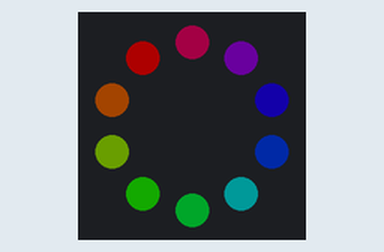
Simulated run of this program. Board: Circuit Playground running CircuitPython. Shown: the board's ring of 10 RGB LEDs (number 0 left of the top, counting anticlockwise). Dim RGB values are drawn brighter than linear.

Above: at 0.05 s.
At 5.6 s:
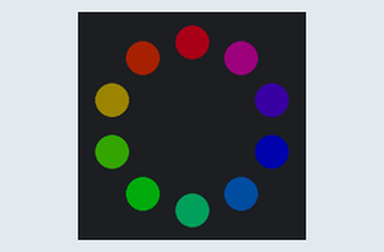
At 10.02 s:
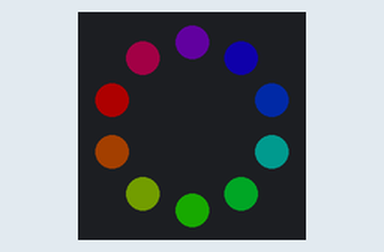
At 19.99 s:
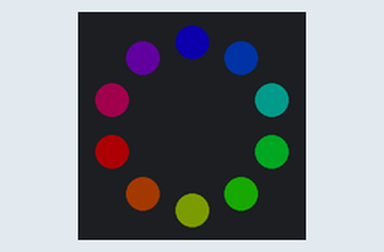
At 29.96 s:
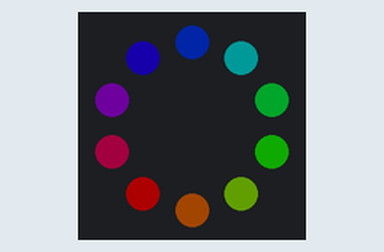
At 39.94 s:
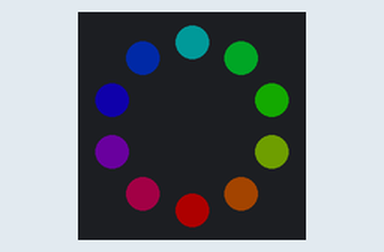

The program:

code.py
```python
# Circuit Playground NeoPixel
import time
import board
import neopixel

pixels = neopixel.NeoPixel(board.NEOPIXEL, 10, brightness=0.2, auto_write=False)

# choose which demos to play
# 1 means play, 0 means don't!
color_chase_demo = 0
flash_demo = 0
rainbow_demo = 0
rainbow_cycle_demo = 1

delay = 0.1 # Increase the number to slow down

RED = (255, 0, 0)
YELLOW = (255, 150, 0)
GREEN = (0, 255, 0)
CYAN = (0, 255, 255)
BLUE = (0, 0, 255)
PURPLE = (180, 0, 255)
WHITE = (255, 255, 255)
OFF = (0, 0, 0)

ALL_COLORS = [RED, YELLOW, GREEN, CYAN, BLUE, PURPLE, WHITE]

def wheel(pos):
    # Input a value 0 to 255 to get a color value.
    # The colours are a transition r - g - b - back to r.
    if pos < 0 or pos > 255:
        return (0, 0, 0)
    if pos < 85:
        return (255 - pos * 3, pos * 3, 0)
    if pos < 170:
        pos -= 85
        return (0, 255 - pos * 3, pos * 3)
    pos -= 170
    return (pos * 3, 0, 255 - pos * 3)


def color_chase(color, wait):
    for i in range(10):
        pixels[i] = color
        time.sleep(wait)
        pixels.show()
    time.sleep(0.5)


def rainbow_cycle(wait):
    for j in range(255):
        for i in range(10):
            rc_index = (i * 256 // 10) + j * 5
            pixels[i] = wheel(rc_index & 255)
        pixels.show()
        time.sleep(wait)


def rainbow(wait):
    for j in range(255):
        for i in range(len(pixels)):
            idx = int(i + j)
            pixels[i] = wheel(idx & 255)
        pixels.show()
        time.sleep(wait)


while True:
    if color_chase_demo:
        for c in ALL_COLORS:
            color_chase(c, delay)

    if flash_demo:
        for c in ALL_COLORS:
            pixels.fill(c)
            pixels.show()
            time.sleep(delay)

    if rainbow_cycle_demo:
        rainbow_cycle(delay)

    if rainbow_demo:
        rainbow(delay)
```
